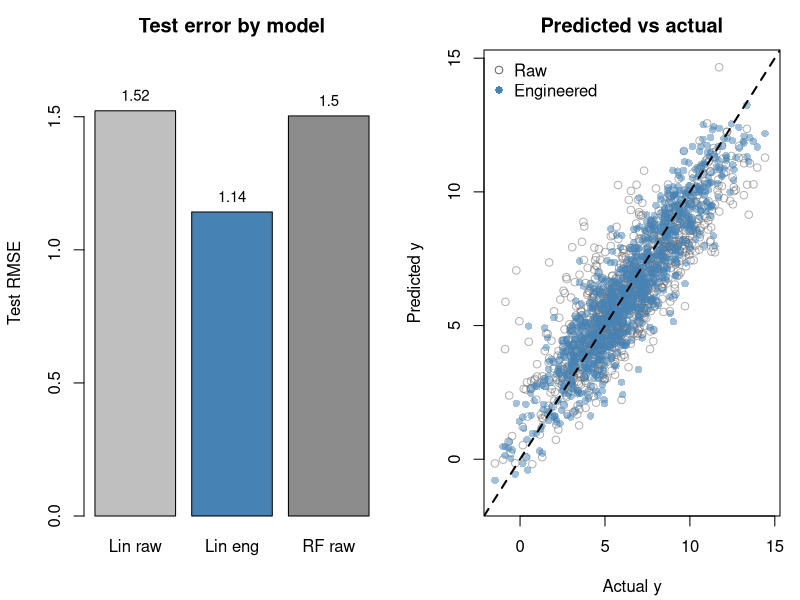

Source code (R):
## ---- chunk 1
#| include: false
suppressPackageStartupMessages(library(tidyverse))
## ---- chunk 2
set.seed(2026)

n <- 4000
# High-cardinality categorical: 50 "stores", each with its own latent effect.
n_levels <- 50
store_effect <- rnorm(n_levels, mean = 0, sd = 1.5)
store <- sample(seq_len(n_levels), size = n, replace = TRUE)

# Skewed positive numeric: spend, used on the log scale by the truth.
spend <- rexp(n, rate = 1 / 50)

# Cyclical time field: hour of day, with a smooth daily rhythm.
hour <- sample(0:23, size = n, replace = TRUE)
daily <- sin(2 * pi * hour / 24)

# A second numeric predictor that interacts with log spend.
promo <- rbinom(n, size = 1, prob = 0.4)

# True signal (regression). Note: log(spend), an interaction, the cycle,
# and the per-store effect all matter; raw columns hide most of this.
lin <- 2.0 +
    0.9 * log1p(spend) +
    0.8 * promo * log1p(spend) +
    1.2 * daily +
    store_effect[store]
y <- lin + rnorm(n, sd = 1.0)

dat <- data.frame(
    y = y,
    spend = spend,
    hour = hour,
    promo = factor(promo),
    store = factor(store)
)

# Inject missingness into spend (about 10%), missing completely at random.
miss_idx <- sample(seq_len(n), size = round(0.10 * n))
dat$spend[miss_idx] <- NA

str(dat)
## ---- chunk 3
set.seed(7)
test_id <- sample(seq_len(nrow(dat)), size = round(0.25 * nrow(dat)))
train <- dat[-test_id, ]
test <- dat[test_id, ]

c(train_rows = nrow(train), test_rows = nrow(test))
## ---- chunk 4
# Training-set mean for imputation (learned on train only).
spend_mean <- mean(train$spend, na.rm = TRUE)

impute_spend <- function(df) {
    s <- df$spend
    s[is.na(s)] <- spend_mean
    s
}

train_base <- data.frame(
    y = train$y,
    spend = impute_spend(train),
    hour = train$hour,
    promo = train$promo,
    store = train$store
)
test_base <- data.frame(
    y = test$y,
    spend = impute_spend(test),
    hour = test$hour,
    promo = test$promo,
    store = test$store
)

fit_base <- lm(y ~ spend + hour + promo + store, data = train_base)

rmse <- function(actual, pred) sqrt(mean((actual - pred)^2))
pred_base <- predict(fit_base, newdata = test_base)
rmse_base <- rmse(test_base$y, pred_base)
rmse_base
## ---- chunk 5
# --- Parameters learned on the training set only ---

# 1. Imputation value for spend (median is robust to the long right tail).
spend_median <- median(train$spend, na.rm = TRUE)

# 2. Standardization parameters for log-spend, computed AFTER imputation
#    on the training set.
train_logspend_raw <- log1p(ifelse(is.na(train$spend), spend_median, train$spend))
ls_mean <- mean(train_logspend_raw)
ls_sd <- sd(train_logspend_raw)

# 3. Shrunk target encoding for store (out-of-sample safe: train means only).
global_mean <- mean(train$y)
lambda <- 20 # smoothing strength
agg <- aggregate(y ~ store, data = train, FUN = function(v) c(m = mean(v), n = length(v)))
store_stats <- data.frame(
    store = agg$store,
    m = agg$y[, "m"],
    n = agg$y[, "n"]
)
store_stats$encoded <- with(
    store_stats,
    (n * m + lambda * global_mean) / (n + lambda)
)
store_map <- setNames(store_stats$encoded, as.character(store_stats$store))

# --- The transformation function: applies frozen parameters to any data frame ---
engineer <- function(df) {
    spend_missing <- as.integer(is.na(df$spend))
    spend_imp <- ifelse(is.na(df$spend), spend_median, df$spend)
    log_spend <- log1p(spend_imp)
    log_spend_z <- (log_spend - ls_mean) / ls_sd

    # Target encoding: unseen levels fall back to the global mean.
    enc <- store_map[as.character(df$store)]
    enc[is.na(enc)] <- global_mean

    data.frame(
        y = df$y,
        log_spend_z = log_spend_z,
        spend_missing = spend_missing,
        promo = as.integer(as.character(df$promo)),
        promo_x_logspend = as.integer(as.character(df$promo)) * log_spend_z,
        hour_sin = sin(2 * pi * df$hour / 24),
        hour_cos = cos(2 * pi * df$hour / 24),
        store_enc = as.numeric(enc)
    )
}

train_eng <- engineer(train)
test_eng <- engineer(test)

fit_eng <- lm(y ~ ., data = train_eng)
pred_eng <- predict(fit_eng, newdata = test_eng)
rmse_eng <- rmse(test_eng$y, pred_eng)
rmse_eng
## ---- chunk 6
library(randomForest)
set.seed(11)

# Random forests need complete cases; reuse the simple training-mean imputation.
train_rf <- train_base
test_rf <- test_base

fit_rf <- randomForest(y ~ spend + hour + promo + store,
    data = train_rf, ntree = 300
)
pred_rf <- predict(fit_rf, newdata = test_rf)
rmse_rf <- rmse(test_rf$y, pred_rf)
rmse_rf
## ---- chunk 7
library(knitr)

results <- data.frame(
    Model = c(
        "Linear, raw features",
        "Linear, engineered features",
        "Random forest, raw features"
    ),
    `Test RMSE` = round(c(rmse_base, rmse_eng, rmse_rf), 3),
    check.names = FALSE
)

kable(
    results,
    caption = "Held-out test RMSE for a linear model on raw features, the same linear model on engineered features, and a random forest reference. Lower is better."
)
## ---- chunk 8
par(mfrow = c(1, 2), mar = c(4.2, 4.2, 2.5, 1))

# Panel 1: RMSE bars.
bp <- barplot(
    c(rmse_base, rmse_eng, rmse_rf),
    names.arg = c("Lin raw", "Lin eng", "RF raw"),
    ylab = "Test RMSE",
    main = "Test error by model",
    col = c("grey75", "steelblue", "grey55"),
    ylim = c(0, max(rmse_base, rmse_eng, rmse_rf) * 1.15)
)
text(bp, c(rmse_base, rmse_eng, rmse_rf),
    labels = round(c(rmse_base, rmse_eng, rmse_rf), 2),
    pos = 3, cex = 0.9
)

# Panel 2: predicted vs actual.
lim <- range(c(test$y, pred_base, pred_eng))
plot(test$y, pred_base,
    xlim = lim, ylim = lim,
    pch = 1, col = adjustcolor("grey40", 0.5),
    xlab = "Actual y", ylab = "Predicted y",
    main = "Predicted vs actual"
)
points(test$y, pred_eng, pch = 16, col = adjustcolor("steelblue", 0.5))
abline(0, 1, lty = 2, lwd = 2)
legend("topleft",
    legend = c("Raw", "Engineered"),
    pch = c(1, 16), col = c("grey40", "steelblue"), bty = "n"
)
